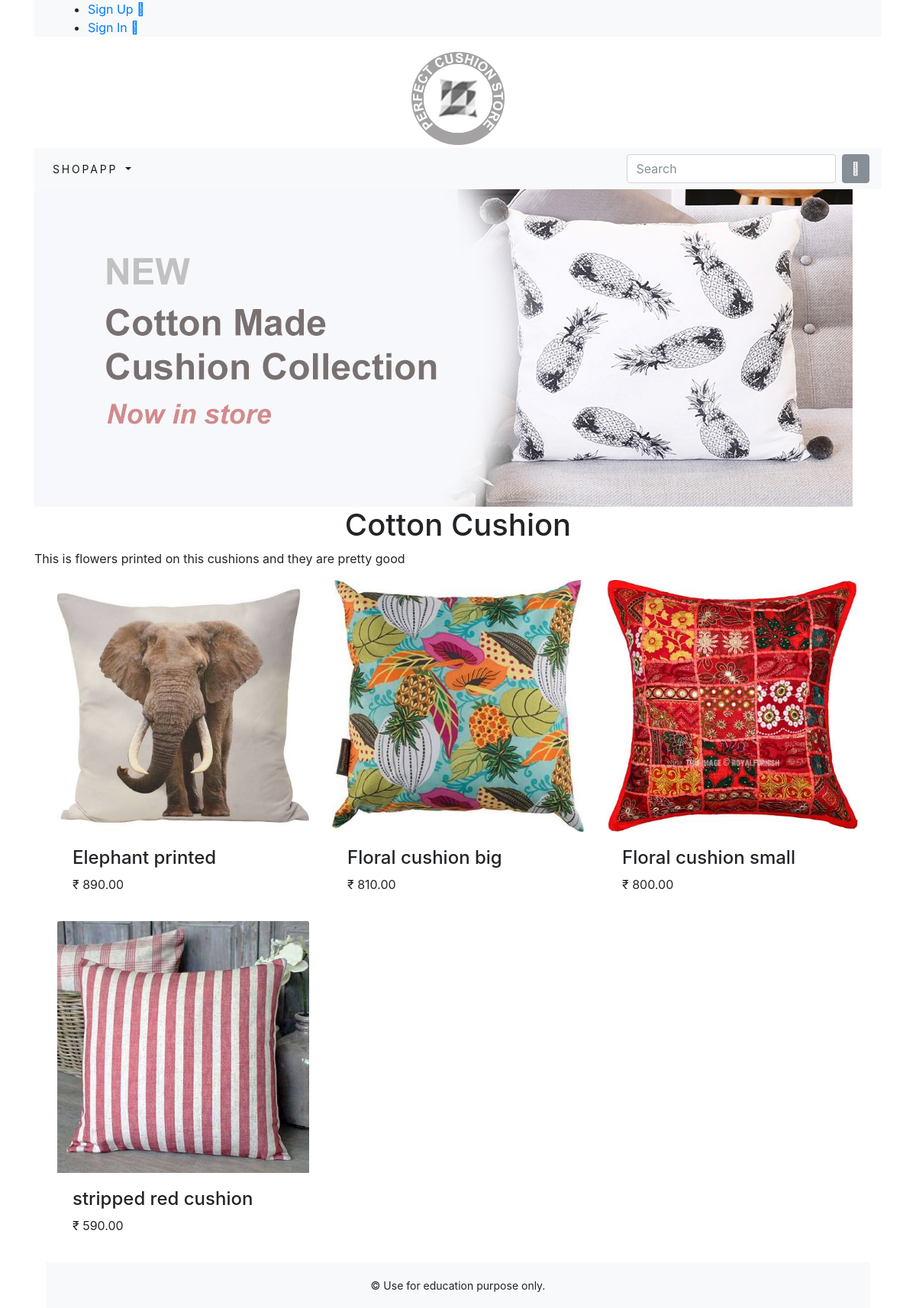
Screenshot of /shopapp/cotton-cushion/ with the database file from the repository.
### shopapp/models.py (models this page shows, shortened)
class Category(models.Model):
    name = models.CharField(max_length=250, unique=True)
    slug = models.SlugField(max_length=250, unique=True)
    description = models.TextField(blank=True)
    image = models.ImageField(upload_to='category', blank=True)
    class Meta:
        ordering = ('name',)
        verbose_name = 'category'
        verbose_name_plural = 'categories'
    def get_url(self):
         return reverse('shopapp:products_by_category', args=[self.slug])

class Product(models.Model):
    name = models.CharField(max_length=250, unique=True)
    slug = models.SlugField(max_length=250, unique=True)
    description = models.TextField(blank=True)
    category = models.ForeignKey(Category, on_delete=models.CASCADE)
    image = models.ImageField(upload_to='product', blank=True)
    price = models.DecimalField(max_digits=10, decimal_places=2)
    stock = models.IntegerField()
    available = models.BooleanField(default=True)
    created = models.DateTimeField(auto_now_add=True)
    updated = models.DateTimeField(auto_now=True)
    class Meta:
        ordering = ('name',)
        verbose_name = 'product'
        verbose_name_plural = 'products'
    def get_url(self):
        return reverse('shopapp:ProdCatDetail', args=[self.category.slug, self.slug])

### shopapp/views.py (the view)
# urls.py: path('', views.allProdCat, name='allProdCat'),
def allProdCat(request, c_slug=None):
    c_page = None
    products_list = None
    if c_slug != None:
        c_page = get_object_or_404(Category,slug=c_slug)
        products_list= Product.objects.all().filter(category=c_page,available=True)
    else:
        products_list = Product.objects.all().filter(available=True)
    paginator = Paginator(products_list,4)
    try:
        page = int(request.GET.get('page','1'))
    except:
	    page = 1
    try:
	    products = paginator.page(page)
    except (EmptyPage,InvalidPage):
	    products = paginator.page(paginator.num_pages)
    return render(request, 'shopapp/category.html', {'category':c_page, 'products':products} )

### Cart/context_processors.py (called while the page is built)
def counter(request):
	item_count = 0
	if 'admin' in request.path:
		return {}
	else:
		try:
			cart = Cart.objects.filter(cart_id=_cart_id(request))
			cart_items = CartItem.objects.all().filter(cart=cart[:1])
			for cart_item in cart_items:
				item_count += cart_item.quantity
		except Cart.DoesNotExist:
			item_count = 0
	return dict(item_count = item_count)

### Cart/views.py (called while the page is built)
def _cart_id(request):
	cart = request.session.session_key
	if not cart:
		cart = request.session.create()
	return cart

### shopapp/context_processors.py (called while the page is built)
def menu_links(request):
    links = Category.objects.all()
    return dict(links=links)

### shopapp/templates/shopapp/category.html (shortened to what this page needs)
{% extends "base.html" %}
{% load staticfiles %}
{% block content %}
    <div class="mx-auto">
    {% if category %}
        <img class="my_image"src="{{category.image.url}}" alt="{{category.name}}"
    </div>
    <br>
    <div>
        <h1 class="text-center my_title">{{category.name}}</h1>
        <p class="text-justify">{{category.description}}</p>
    </div>
    <div>
    {% endif %}
    <div class="container">
        <div class="row mx-auto">
            {% for product in products.object_list %}
                <div class = "my_bottom_margin col-9 col-sm-12 col-md-4 col-md-12 col-lg-4">
                  <div class="class="card text-center" style="min-width: 18rem;"">
                    <a href="{{product.get_url}}"><img class="card-img-top my_image" src="{{product.image.url}}" alt="{{product.name}}"></a>
                    <div class="card-body">
                        <h4>{{product.name}}</h4>
                        <p>&#8377; {{product.price}}</p>
                    </div>
                </div>
              </div>
            {% endfor %}
	      <br>
{% endblock %}

### static/css/custom.css (style rules this page uses)
body { font-family: 'Roboto', sans-serif; }

### rows the page displays
Category: image (picture), name "Cotton Cushion", description "This is flowers printed on this cushions and they are pretty good"
Product: image (picture), name "Elephant printed", price "890.00"
Product: image (picture), name "Floral cushion big", price "810.00"
Product: image (picture), name "Floral cushion small", price "800.00"
Product: image (picture), name "stripped red cushion", price "590.00"
